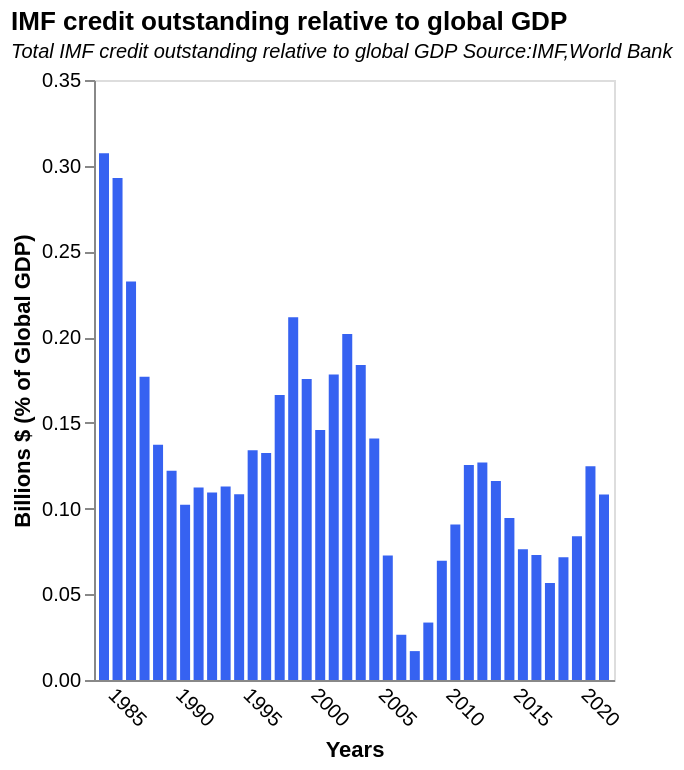

Write the Vega-Lite specification saved for this chart.
### Vega-Lite specification from a JSON file in a GitHub repository (floating-point values rounded to 4 significant figures)
{"$schema": "https://vega.github.io/schema/vega-lite/v5.json", "title": {"text": "IMF credit outstanding relative to global GDP", "subtitle": "Total IMF credit outstanding relative to global GDP Source:IMF,World Bank", "subtitleFontStyle": "italic", "subtitleFontSize": 10, "anchor": "start", "color": "black"}, "data": {"values": [{"Date": "08/31/2022", "GRA Purchases": "93769635059", "PRGT 1/2/": "15254184552", "Totals": "1.09024E+11", "Billions": "109.0238196", "World GDP (current US$)": "", "Years": "", "World GDP Billions": "", "Totals (Relative to GDP) (Billions)": ""}, {"Date": "12/31/2021", "GRA Purchases": "89474552025", "PRGT 1/2/": "14554823681", "Totals": "1.04029E+11", "Billions": "104.0293757", "World GDP (current US$)": "9.61001E+13", "Years": "2021", "World GDP Billions": "96100.091", "Totals (Relative to GDP) (Billions)": "0.108251069"}, {"Date": "12/31/2020", "GRA Purchases": "93408630285", "PRGT 1/2/": "12481816684", "Totals": "1.0589E+11", "Billions": "105.890447", "World GDP (current US$)": "8.49068E+13", "Years": "2020", "World GDP Billions": "84906.81419", "Totals (Relative to GDP) (Billions)": "0.124713721"}, {"Date": "12/31/2019", "GRA Purchases": "66945509865", "PRGT 1/2/": "6590835450", "Totals": "73536345315", "Billions": "73.53634532", "World GDP (current US$)": "8.76529E+13", "Years": "2019", "World GDP Billions": "87652.86322", "Totals (Relative to GDP) (Billions)": "0.083894972"}, {"Date": "12/31/2018", "GRA Purchases": "55395611392", "PRGT 1/2/": "6426181029", "Totals": "61821792421", "Billions": "61.82179242", "World GDP (current US$)": "8.6413E+13", "Years": "2018", "World GDP Billions": "86413.03278", "Totals (Relative to GDP) (Billions)": "0.071542209"}, {"Date": "12/31/2017", "GRA Purchases": "39585385873", "PRGT 1/2/": "6522280669", "Totals": "46107666542", "Billions": "46.10766654", "World GDP (current US$)": "8.1404E+13", "Years": "2017", "World GDP Billions": "81403.97743", "Totals (Relative to GDP) (Billions)": "0.056640557"}, {"Date": "12/31/2016", "GRA Purchases": "49267630851", "PRGT 1/2/": "6482647937", "Totals": "55750278788", "Billions": "55.75027879", "World GDP (current US$)": "7.64656E+13", "Years": "2016", "World GDP Billions": "76465.59001", "Totals (Relative to GDP) (Billions)": "0.072908976"}, {"Date": "12/31/2015", "GRA Purchases": "50757840741", "PRGT 1/2/": "6575911158", "Totals": "57333751899", "Billions": "57.3337519", "World GDP (current US$)": "7.51793E+13", "Years": "2015", "World GDP Billions": "75179.26627", "Totals (Relative to GDP) (Billions)": "0.076262718"}, {"Date": "12/31/2014", "GRA Purchases": "69041563463", "PRGT 1/2/": "6292755583", "Totals": "75334319046", "Billions": "75.33431905", "World GDP (current US$)": "7.97088E+13", "Years": "2014", "World GDP Billions": "79708.81224", "Totals (Relative to GDP) (Billions)": "0.094511908"}, {"Date": "12/31/2013", "GRA Purchases": "83899249061", "PRGT 1/2/": "6174392682", "Totals": "90073641743", "Billions": "90.07364174", "World GDP (current US$)": "7.76072E+13", "Years": "2013", "World GDP Billions": "77607.19847", "Totals (Relative to GDP) (Billions)": "0.116063514"}, {"Date": "12/31/2012", "GRA Purchases": "90042348252", "PRGT 1/2/": "5766292503", "Totals": "95808640755", "Billions": "95.80864076", "World GDP (current US$)": "7.54881E+13", "Years": "2012", "World GDP Billions": "75488.06418", "Totals (Relative to GDP) (Billions)": "0.126918927"}, {"Date": "12/31/2011", "GRA Purchases": "87276915790", "PRGT 1/2/": "5308609594", "Totals": "92585525384", "Billions": "92.58552538", "World GDP (current US$)": "7.38538E+13", "Years": "2011", "World GDP Billions": "73853.78405", "Totals (Relative to GDP) (Billions)": "0.125363279"}, {"Date": "12/31/2010", "GRA Purchases": "55620104510", "PRGT 1/2/": "4819344134", "Totals": "60439448644", "Billions": "60.43944864", "World GDP (current US$)": "6.65961E+13", "Years": "2010", "World GDP Billions": "66596.05101", "Totals (Relative to GDP) (Billions)": "0.090755304"}, {"Date": "12/31/2009", "GRA Purchases": "37221142436", "PRGT 1/2/": "5079705286", "Totals": "42300847722", "Billions": "42.30084772", "World GDP (current US$)": "6.08091E+13", "Years": "2009", "World GDP Billions": "60809.11183", "Totals (Relative to GDP) (Billions)": "0.069563338"}, {"Date": "12/31/2008", "GRA Purchases": "17514964723", "PRGT 1/2/": "3972372030", "Totals": "21487336753", "Billions": "21.48733675", "World GDP (current US$)": "6.41237E+13", "Years": "2008", "World GDP Billions": "64123.70427", "Totals (Relative to GDP) (Billions)": "0.033509194"}, {"Date": "12/31/2007", "GRA Purchases": "6036146757", "PRGT 1/2/": "3796945581", "Totals": "9833092338", "Billions": "9.833092338", "World GDP (current US$)": "5.8355E+13", "Years": "2007", "World GDP Billions": "58355.01509", "Totals (Relative to GDP) (Billions)": "0.016850467"}, {"Date": "12/31/2006", "GRA Purchases": "9822640239", "PRGT 1/2/": "3844020520", "Totals": "13666660759", "Billions": "13.66666076", "World GDP (current US$)": "5.17798E+13", "Years": "2006", "World GDP Billions": "51779.84559", "Totals (Relative to GDP) (Billions)": "0.026393784"}, {"Date": "12/31/2005", "GRA Purchases": "28432143237", "PRGT 1/2/": "6282121668", "Totals": "34714264905", "Billions": "34.71426491", "World GDP (current US$)": "4.77797E+13", "Years": "2005", "World GDP Billions": "47779.71479", "Totals (Relative to GDP) (Billions)": "0.072654818"}, {"Date": "12/31/2004", "GRA Purchases": "55373766674", "PRGT 1/2/": "6766029353", "Totals": "62139796027", "Billions": "62.13979603", "World GDP (current US$)": "4.41176E+13", "Years": "2004", "World GDP Billions": "44117.60113", "Totals (Relative to GDP) (Billions)": "0.140850351"}, {"Date": "12/31/2003", "GRA Purchases": "65032062712", "PRGT 1/2/": "6880893268", "Totals": "71912955980", "Billions": "71.91295598", "World GDP (current US$)": "3.9147E+13", "Years": "2003", "World GDP Billions": "39146.98839", "Totals (Relative to GDP) (Billions)": "0.183699842"}, {"Date": "12/31/2002", "GRA Purchases": "63601058794", "PRGT 1/2/": "6868671012", "Totals": "70469729806", "Billions": "70.46972981", "World GDP (current US$)": "3.49114E+13", "Years": "2002", "World GDP Billions": "34911.42705", "Totals (Relative to GDP) (Billions)": "0.201852905"}, {"Date": "12/31/2001", "GRA Purchases": "53477225409", "PRGT 1/2/": "6424578684", "Totals": "59901804093", "Billions": "59.90180409", "World GDP (current US$)": "3.36154E+13", "Years": "2001", "World GDP Billions": "33615.43597", "Totals (Relative to GDP) (Billions)": "0.178197314"}, {"Date": "12/31/2000", "GRA Purchases": "42990531049", "PRGT 1/2/": "6331595468", "Totals": "49322126517", "Billions": "49.32212652", "World GDP (current US$)": "3.38309E+13", "Years": "2000", "World GDP Billions": "33830.8788", "Totals (Relative to GDP) (Billions)": "0.145790261"}, {"Date": "12/31/1999", "GRA Purchases": "51061861875", "PRGT 1/2/": "6434274362", "Totals": "57496136237", "Billions": "57.49613624", "World GDP (current US$)": "3.27374E+13", "Years": "1999", "World GDP Billions": "32737.37497", "Totals (Relative to GDP) (Billions)": "0.175628426"}, {"Date": "12/31/1998", "GRA Purchases": "60451017051", "PRGT 1/2/": "6288825925", "Totals": "66739842976", "Billions": "66.73984298", "World GDP (current US$)": "3.154E+13", "Years": "1998", "World GDP Billions": "31539.9579", "Totals (Relative to GDP) (Billions)": "0.211604097"}, {"Date": "12/31/1997", "GRA Purchases": "46559033783", "PRGT 1/2/": "6009867422", "Totals": "52568901205", "Billions": "52.56890121", "World GDP (current US$)": "3.16204E+13", "Years": "1997", "World GDP Billions": "31620.44366", "Totals (Relative to GDP) (Billions)": "0.166249727"}, {"Date": "12/31/1996", "GRA Purchases": "36127472805", "PRGT 1/2/": "5881609752", "Totals": "42009082557", "Billions": "42.00908256", "World GDP (current US$)": "3.17367E+13", "Years": "1996", "World GDP Billions": "31736.66005", "Totals (Relative to GDP) (Billions)": "0.132367686"}, {"Date": "12/31/1995", "GRA Purchases": "35929173412", "PRGT 1/2/": "5657438528", "Totals": "41586611940", "Billions": "41.58661194", "World GDP (current US$)": "3.10436E+13", "Years": "1995", "World GDP Billions": "31043.64788", "Totals (Relative to GDP) (Billions)": "0.133961743"}, {"Date": "12/31/1994", "GRA Purchases": "25611676952", "PRGT 1/2/": "4599768498", "Totals": "30211445450", "Billions": "30.21144545", "World GDP (current US$)": "2.78723E+13", "Years": "1994", "World GDP Billions": "27872.25513", "Totals (Relative to GDP) (Billions)": "0.108392541"}, {"Date": "12/31/1993", "GRA Purchases": "25196745031", "PRGT 1/2/": "3942792899", "Totals": "29139537930", "Billions": "29.13953793", "World GDP (current US$)": "2.5822E+13", "Years": "1993", "World GDP Billions": "25821.97892", "Totals (Relative to GDP) (Billions)": "0.112847811"}, {"Date": "12/31/1992", "GRA Purchases": "23967172718", "PRGT 1/2/": "3804463796", "Totals": "27771636514", "Billions": "27.77163651", "World GDP (current US$)": "2.54061E+13", "Years": "1992", "World GDP Billions": "25406.10611", "Totals (Relative to GDP) (Billions)": "0.109310874"}, {"Date": "12/31/1991", "GRA Purchases": "23378573926", "PRGT 1/2/": "3285717796", "Totals": "26664291722", "Billions": "26.66429172", "World GDP (current US$)": "2.37596E+13", "Years": "1991", "World GDP Billions": "23759.57245", "Totals (Relative to GDP) (Billions)": "0.112225469"}, {"Date": "12/31/1990", "GRA Purchases": "20731851093", "PRGT 1/2/": "2571911617", "Totals": "23303762710", "Billions": "23.30376271", "World GDP (current US$)": "2.278E+13", "Years": "1990", "World GDP Billions": "22779.97868", "Totals (Relative to GDP) (Billions)": "0.102299317"}, {"Date": "12/31/1989", "GRA Purchases": "22315104224", "PRGT 1/2/": "2334886562", "Totals": "24649990786", "Billions": "24.64999079", "World GDP (current US$)": "2.0194E+13", "Years": "1989", "World GDP Billions": "20194.0038", "Totals (Relative to GDP) (Billions)": "0.122065892"}, {"Date": "12/31/1988", "GRA Purchases": "24750004884", "PRGT 1/2/": "1773964293", "Totals": "26523969177", "Billions": "26.52396918", "World GDP (current US$)": "1.9338E+13", "Years": "1988", "World GDP Billions": "19337.99747", "Totals (Relative to GDP) (Billions)": "0.137159854"}, {"Date": "12/31/1987", "GRA Purchases": "28751979125", "PRGT 1/2/": "1866342930", "Totals": "30618322055", "Billions": "30.61832206", "World GDP (current US$)": "1.73072E+13", "Years": "1987", "World GDP Billions": "17307.238", "Totals (Relative to GDP) (Billions)": "0.176910504"}, {"Date": "12/31/1986", "GRA Purchases": "33334905644", "PRGT 1/2/": "2013169931", "Totals": "35348075575", "Billions": "35.34807558", "World GDP (current US$)": "1.52053E+13", "Years": "1986", "World GDP Billions": "15205.31553", "Totals (Relative to GDP) (Billions)": "0.232471832"}, {"Date": "12/31/1985", "GRA Purchases": "35194787249", "PRGT 1/2/": "2470247948", "Totals": "37665035197", "Billions": "37.6650352", "World GDP (current US$)": "1.28601E+13", "Years": "1985", "World GDP Billions": "12860.09446", "Totals (Relative to GDP) (Billions)": "0.292883037"}, {"Date": "12/31/1984", "GRA Purchases": "34936772393", "PRGT 1/2/": "2769874900", "Totals": "37706647293", "Billions": "37.70664729", "World GDP (current US$)": "1.22698E+13", "Years": "1984", "World GDP Billions": "12269.79237", "Totals (Relative to GDP) (Billions)": "0.307312839"}], "format": {"parse": {"Years": "date"}}}, "height": 300, "width": 260, "mark": {"type": "bar", "color": "#3662f1"}, "encoding": {"x": {"field": "Years", "type": "temporal", "axis": {"title": "Years", "grid": false, "ticks": false, "labelAngle": 45}}, "y": {"field": "Totals (Relative to GDP) (Billions)", "type": "quantitative", "title": "Billions $ (% of Global GDP) ", "axis": {"grid": false}}}}
